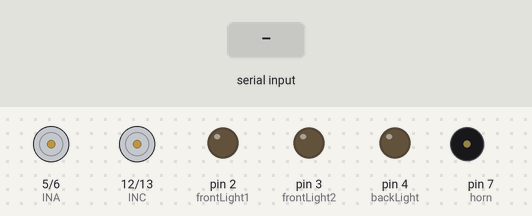
The sketch below on a simulated Arduino Uno, built with avr-gcc and run on an emulated ATmega328P. Parts: motor-driver pin pairs drawn as motors (green arrow = first pin HIGH = forward, orange = second pin HIGH = backward, longer = more drive, scaled by the enable pin), output pins drawn as LEDs (lit = HIGH), buzzer (waves = sounding, pin HIGH). The test bench sets the inputs (shaded band).

Above: at 1.2 s.
1.3 s: "F90\n" received over the second serial link
At 1.7 s:
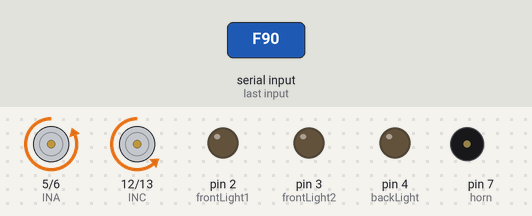
3.3 s: "I" received over the second serial link
At 3.6 s:
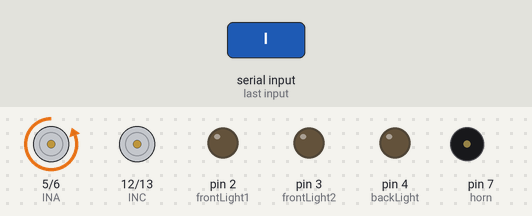
5.3 s: "J" received over the second serial link
At 5.7 s:
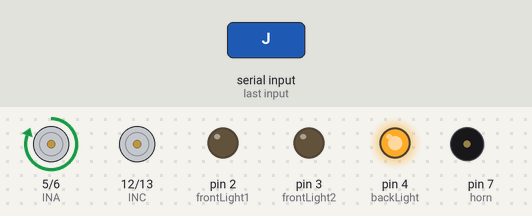
7.3 s: "G" received over the second serial link
At 7.7 s:
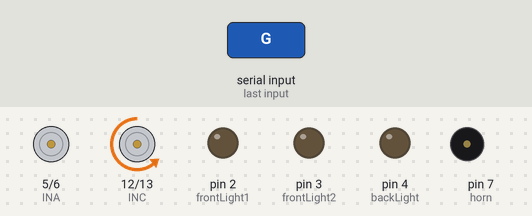
9.3 s: "H" received over the second serial link
At 9.54 s:
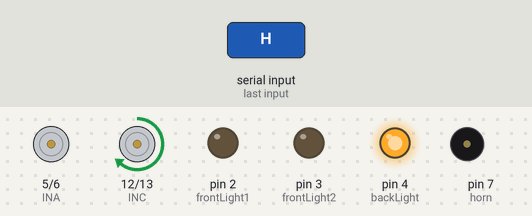
11.2 s: "W" received over the second serial link
At 11.6 s:
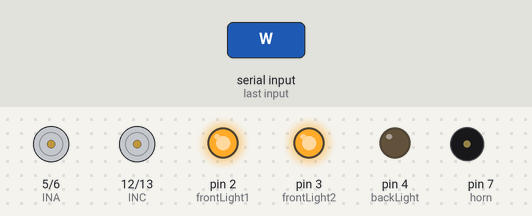
Timing chart, 0 to 14.2 s (numbered marks = the images above; inputs shaded):
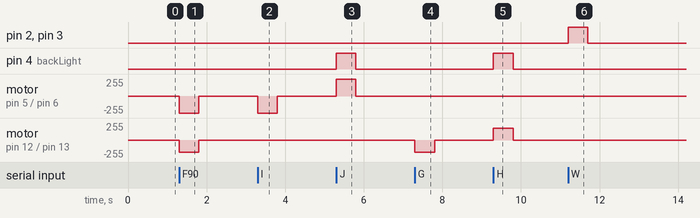

Measured:
- after the input at 1.3 s, motor on pin 5 (INA) / pin 6 (INB): stopped → backward 255/255 at once, → stopped 0.50 s later; motor on pin 12 (INC) / pin 13 (IND): stopped → backward 180/255 at once, → stopped 0.50 s later
- after the input at 3.3 s, motor on pin 5 (INA) / pin 6 (INB): stopped → backward 255/255 at once, → stopped 0.50 s later
- after the input at 5.3 s, pin 4 (backLight): LOW → HIGH at once, → LOW 0.50 s later; motor on pin 5 (INA) / pin 6 (INB): stopped → forward 255/255 at once, → stopped 0.50 s later
- after the input at 7.3 s, motor on pin 12 (INC) / pin 13 (IND): stopped → backward 180/255 at once, → stopped 0.50 s later
- after the input at 9.3 s, pin 4 (backLight): LOW → HIGH at once, → LOW 0.50 s later; motor on pin 12 (INC) / pin 13 (IND): stopped → forward 180/255 at once, → stopped 0.50 s later
- after the input at 11.2 s, pin 2 (frontLight1), pin 3 (frontLight2): LOW → HIGH at once, → LOW 0.50 s later

The sketch:

Final_Source_Code.ino
```cpp
#include <SoftwareSerial.h>
SoftwareSerial mySerial(10, 11); // RX, TX

#define INA 5
#define INB 6
#define INC 12
#define IND 13
#define EN1 8
#define EN2 9
#define frontLight1 2
#define frontLight2 3
#define backLight 4
#define horn 7

char command= 'S';
char prevCommand= 'A';
int velocity=130;
unsigned long timer0=2000;
unsigned long timer1=0;

void setup()
{
  pinMode(INA, OUTPUT );
  pinMode(INB, OUTPUT );
  pinMode(INC, OUTPUT );
  pinMode(IND, OUTPUT );
  pinMode(EN1, OUTPUT);
  pinMode(EN2, OUTPUT);
  pinMode(frontLight1,OUTPUT);
  pinMode(frontLight2,OUTPUT);
  pinMode(backLight,OUTPUT);
  pinMode(horn,OUTPUT);
  mySerial.begin(9600);
  Serial.begin(9600);
}

void aFor() ///Motor A forward direction
{
  digitalWrite(INA,LOW);
  digitalWrite(INB,HIGH);
}

void aBac() ///Motor A backward direction
{
  digitalWrite(INA,HIGH);
  digitalWrite(INB,LOW);
}
void bFor() ///Motor B forward direction
{
  digitalWrite(INC,LOW);
  digitalWrite(IND,HIGH);
}
void bBac() ///Motor B backward direction
{
  digitalWrite(INC,HIGH);
  digitalWrite(IND,LOW);
}
void aStop()
{
  digitalWrite(INA,LOW);
  digitalWrite(INB,LOW);
}
void bStop()
{
  digitalWrite(INC,LOW);
  digitalWrite(IND,LOW);
}

void carVelocity(int speedA=130,int speedB=130){
  analogWrite(EN1,speedA);
  analogWrite(EN2,speedB);
}

void loop()
{

  if (mySerial.available()>0){
    timer1=millis();
    prevCommand=command;
    command=mySerial.read();
//Serial.println(command);
    if(command!=prevCommand){
      switch(command){
        case 'F':
          digitalWrite(backLight,LOW);
          aFor();
          bFor();
          break;

        case 'B':
          aBac();
          bBac();
          digitalWrite(backLight,HIGH);
          break;

        case 'L':
          digitalWrite(backLight,LOW);
          aBac();
          bFor();
          break;

        case 'R':
          digitalWrite(backLight,LOW);
          aFor();
          bBac();
          break;

        case 'S':
          aStop();
          bStop();
          break;

        case 'I':     //FR
          digitalWrite(backLight,LOW);
          aFor();
          bStop();
          break;

        case 'J':     //BR
          digitalWrite(backLight,HIGH);
          aBac();
          bStop();
          break;

        case 'G':     //FL
          digitalWrite(backLight,LOW);
          aStop();
          bFor();
          break;

        case 'H':     //BL
          digitalWrite(backLight,HIGH);
          aStop();
          bBac();
          break;

        case 'W':     //FrontLight ON
           digitalWrite(frontLight1,HIGH);
           digitalWrite(frontLight2,HIGH);
           break;

        case 'w':     //FrontLight OFF
          digitalWrite(frontLight1,LOW);
          digitalWrite(frontLight2,LOW);
          break;

        case 'U':     //BackLight ON
          digitalWrite(backLight,HIGH);
          break;

        case 'u':     //BackLight OFF
          digitalWrite(backLight,LOW);
          break;

        case 'V':
          digitalWrite(horn,HIGH);
          break;

        case 'v':
          digitalWrite(horn,LOW);
          break;

        case 'X':
          digitalWrite(frontLight1,HIGH);
          digitalWrite(frontLight2,HIGH);
          digitalWrite(backLight,HIGH);
          digitalWrite(horn,HIGH);
          break;

        case 'x':
          digitalWrite(frontLight1,LOW);
          digitalWrite(frontLight2,LOW);
          digitalWrite(backLight,LOW);
          digitalWrite(horn,LOW);
          break;

        case 'D':     //Everything OFF
          aStop();
          bStop();
          digitalWrite(frontLight1,LOW);
          digitalWrite(frontLight2,LOW);
          digitalWrite(backLight,LOW);
          digitalWrite(horn,LOW);
          break;

        default:
          if(command=='q'){
            velocity=255;
            carVelocity(velocity-60,velocity);
          }
          else {
            if((command >=48)&&(command <53)){
              velocity=130;
              carVelocity(velocity,velocity+50);
            }

            else if((command >=53) && (command <=57)){
              velocity=(command-48)*25;
              carVelocity(velocity-25,velocity+30);
            }
          }
      }
    }
  }

   else{
    timer0=millis();
    if((timer0-timer1)>500){
      aStop();
      bStop();
      digitalWrite(frontLight1,LOW);
      digitalWrite(frontLight2,LOW);
      digitalWrite(backLight,LOW);
      digitalWrite(horn,LOW);
    }
   }
}
```
